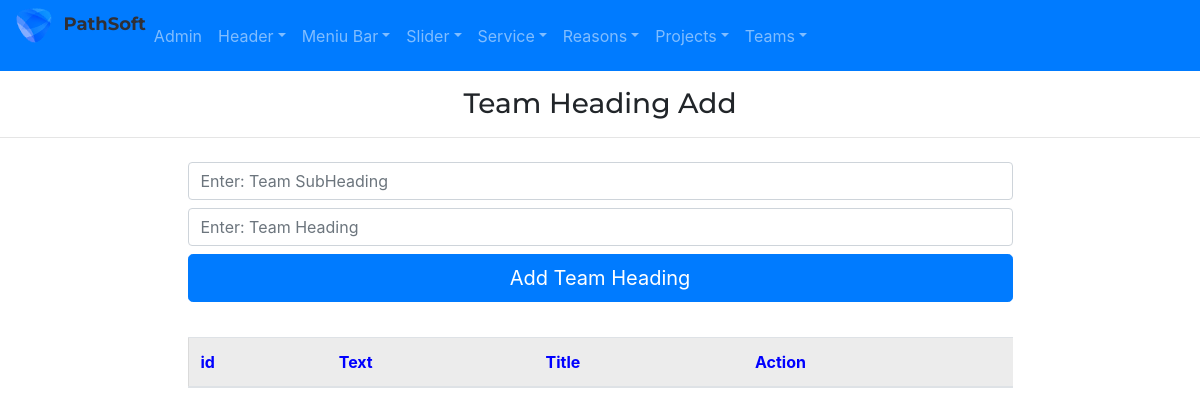
Page /admin/teamHeadingAdd on the earlier database version.
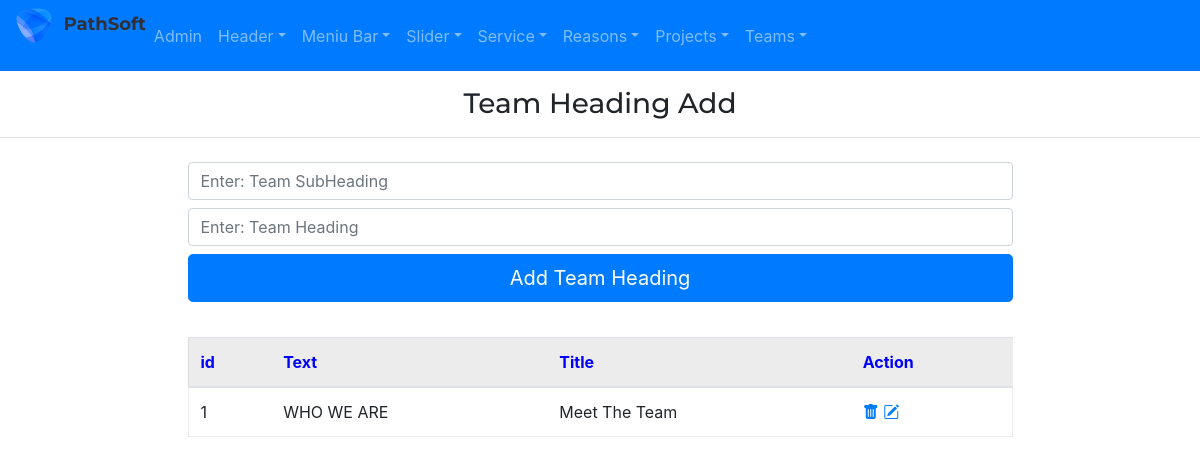
Same page on the later database version.
### app/models.py (models this page shows)
class TeamHeading(db.Model):
    id=db.Column(db.Integer,primary_key=True)
    team_subheading=db.Column(db.String(255))
    team_title=db.Column(db.String(255))

### admin/routes.py (the view, shortened to what this page needs)
@app.route("/admin/teamHeadingAdd", methods=['GET', 'POST'])
def teamHeadingAdd():
    form=TeamHeadingForm()
    teamheadings=TeamHeading.query.all()
    return render_template('admin/teamHeadingAdd.html',form=form, teamheadings=teamheadings)

### admin/forms.py
class TeamHeadingForm(FlaskForm):
    team_subheading=StringField()
    team_title=StringField()
    submit=SubmitField()

### app/templates/admin/teamHeadingAdd.html
{% extends "admin/base.html" %}
{% block content %}
<h3 class="my-3" style="text-align: center;">Team Heading Add</h3>
<hr>
<div class="container marg">
    <div class="row justify-content-center">
        <div class="col-9 ">
            <form action="{{url_for('teamHeadingAdd')}}" method='POST'>
                {{ form.team_subheading(class="form-control my-2",placeholder="Enter: Team SubHeading")}}
                {{ form.team_title(class="form-control my-2",placeholder="Enter: Team Heading")}}
                {{ form.submit(value='Add Team Heading',class='btn btn-primary btn-lg btn-block')}}
            </form>
        </div>
    </div>
</div>
<div class="container marg">
    <div class="row justify-content-center">
        <div class="col-9 ">
            <table class="table table-hover " style="margin:35px 0px; border:1px solid rgba(0,0,0,.075);">
                <thead>
                    <tr style="background-color: rgba(0,0,0,.075); color:blue">
                        <th scope="col">id</th>
                        <th scope="col">Text</th>
                        <th scope="col">Title</th>
                        <th scope="col">Action</th>
                    </tr>
                </thead>
                <tbody>
                    {% for teamheading in teamheadings %}
                    <tr>
                        <td scope="row">{{teamheading.id}}</td>
                        <td>{{teamheading.team_subheading}}</td>
                        <td>{{teamheading.team_title}}</td>
                        <td>
                            <a href="{{url_for('teamHeadingDelete', id=teamheading.id)}}"><i
                                    class="bi bi-trash-fill"></i></a>
                            <a href="{{url_for('teamHeadingUpdate', id=teamheading.id)}}"><i
                                    class="bi bi-pencil-square"></i></a>
                        </td>
                    </tr>
                    {% endfor %}
                </tbody>
            </table>
        </div>
    </div>
</div>
{% endblock %}

Differences in the rows shown:
added TeamHeading: id "1", team_subheading "WHO WE ARE", team_title "Meet The Team"
